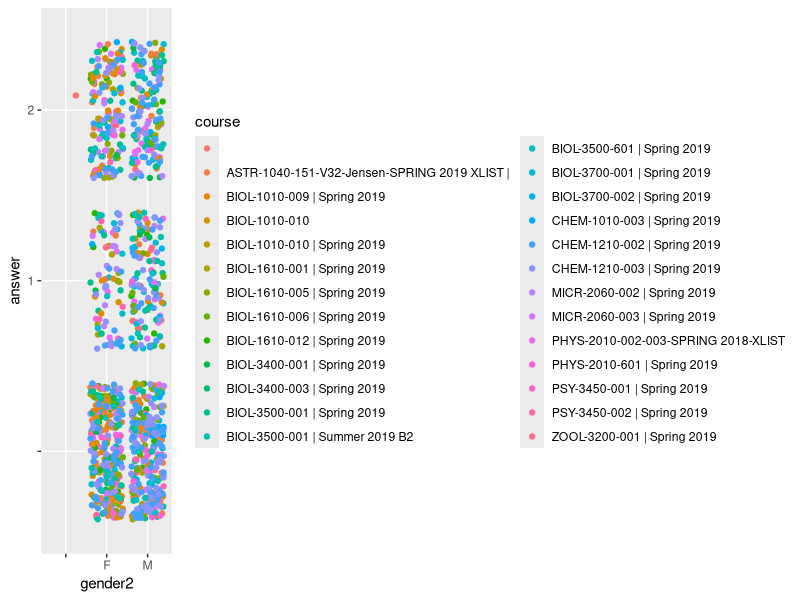

The R source for this figure: (Note: this script raises an error after producing the figure.)
library(tidyverse)

# load and tidy the data ####
# load
df = read.csv("./Who_Is_Smarter/SP.2019.survey.raw.csv")

# tidy
colnames(df)
df.new = df[ , c(2, 18:28, 30,32,35,41,44)]
colnames(df.new) <- c("Date",
                      "Name",
                      "Consent",
                      "Name2",
                      "Percentage.smarter.than",
                      "how.many.work.with?",
                      "name.work.with",
                      "class.interactions",
                      "who.is.smarter",
                      "how.do.you.know?",
                      "gender",
                      "uvid",
                      "course",
                      "CRN",
                      "Semester",
                      "Major",
                      "gender2")
df.new = df.new[-c(1:2), ]
df.long = gather(df.new, "question", "answer", c(5:10))

# rearrange the data
df.long = df.long[ , c(1,2,4,6,12,13,5,11,7,8,9,10,3)]

# Tidy the individual columns to make them workable
# remove the time stamp from the dates
df.long = separate(df.long, Date, into = c("Date", "Time"), sep = " ")
df.long = df.long[ , -2]

# join the name columns
df.long = unite(df.long, col = "Name", c(Name, Name2), sep = "_")
df.long = df.long[ , -6]

# explore the data
df.long %>%
  filter(question == "who.is.smarter") %>%
  ggplot(aes(x=gender2, y = answer, color = course)) +
  geom_jitter()

# make a syllabi df
syllabi = df[ ,c(30, 37)]


# export the data ####
write.csv(df.long, 
          "./Who_Is_Smarter/Data_analysis/SP.2019.survey.data.to.analyse.csv",
          row.names = FALSE)

write.csv(syllabi, "./Who_Is_Smarter/Data_analysis/syllabi_df.csv", row.names = FALSE)
